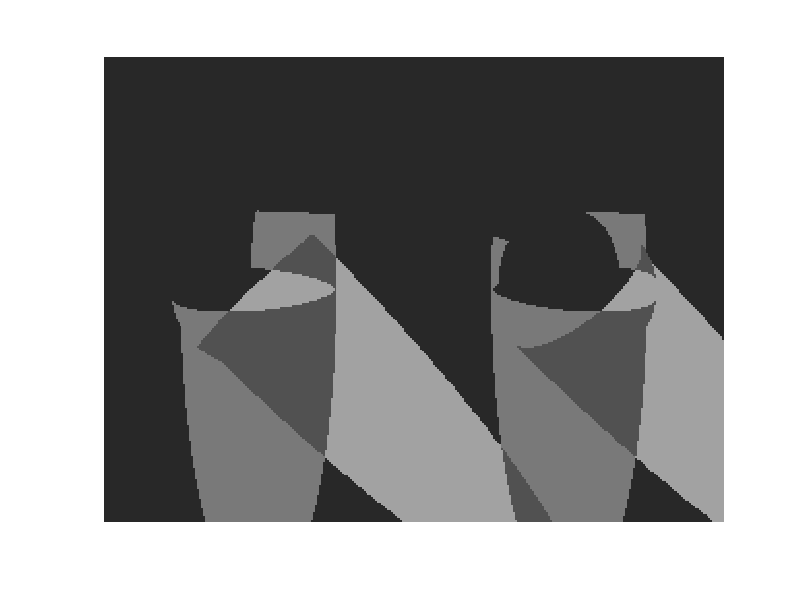

MATLAB code for this plot:
%% read data
load('binary_img.mat');
bg=zeros(size(Ib1,1),size(Ib1,2),7);
for i=1:1:7
    bg(:,:,i)=eval(['Ib' num2str(i)]);
end

code_point=reshape(bg,size(Ib1,1)*size(Ib1,2),7);
code_point_2=zeros(size(code_point,1),1);
for i=1:1:7
    code_point_2=code_point_2+code_point(:,i)*2^(i-1);
end
[img,C,sumd,D]=kmeans(code_point_2,4);
vis_sub=uint8(reshape(img,size(Ib1,1),size(Ib1,2))*40);
imshow(vis_sub);
